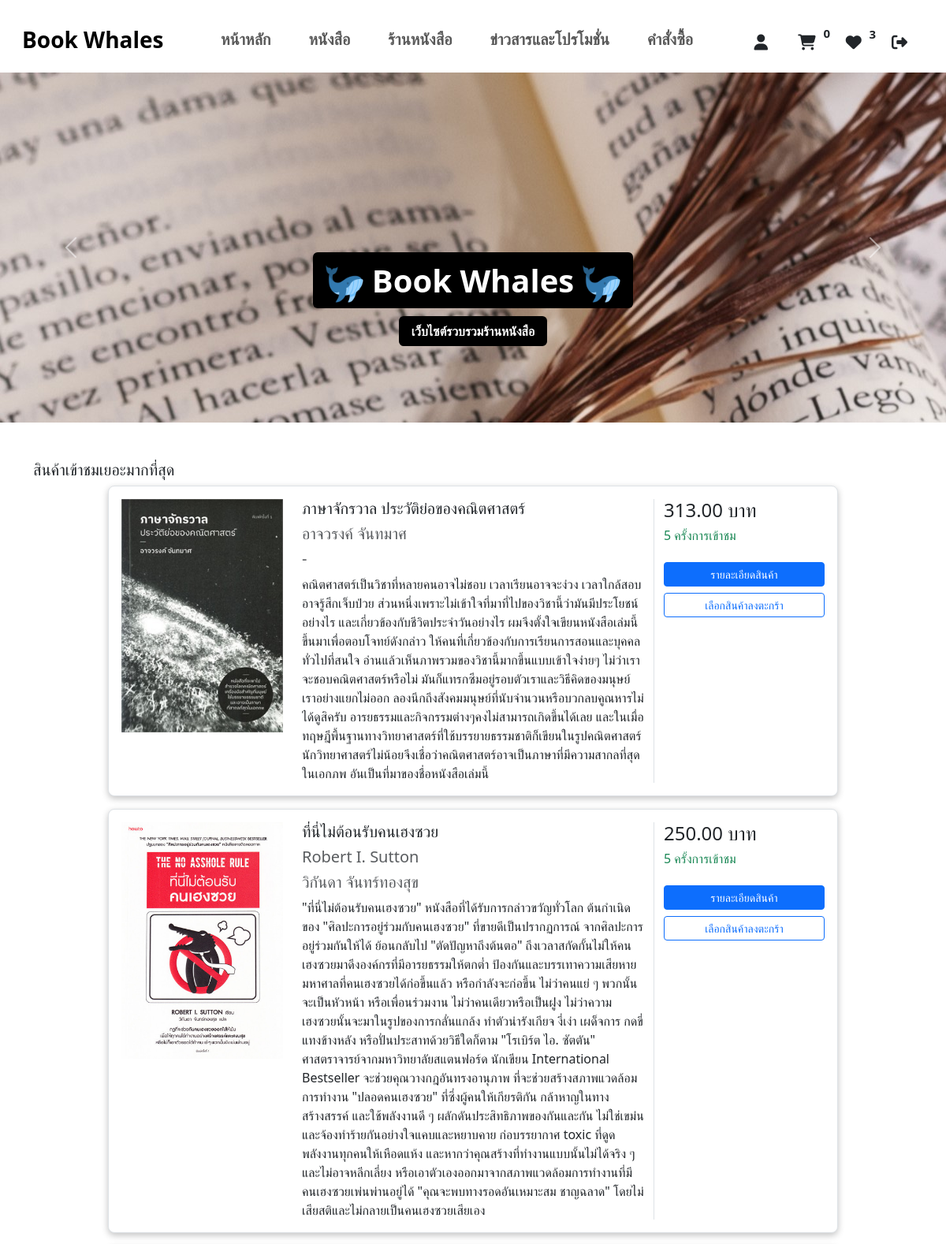
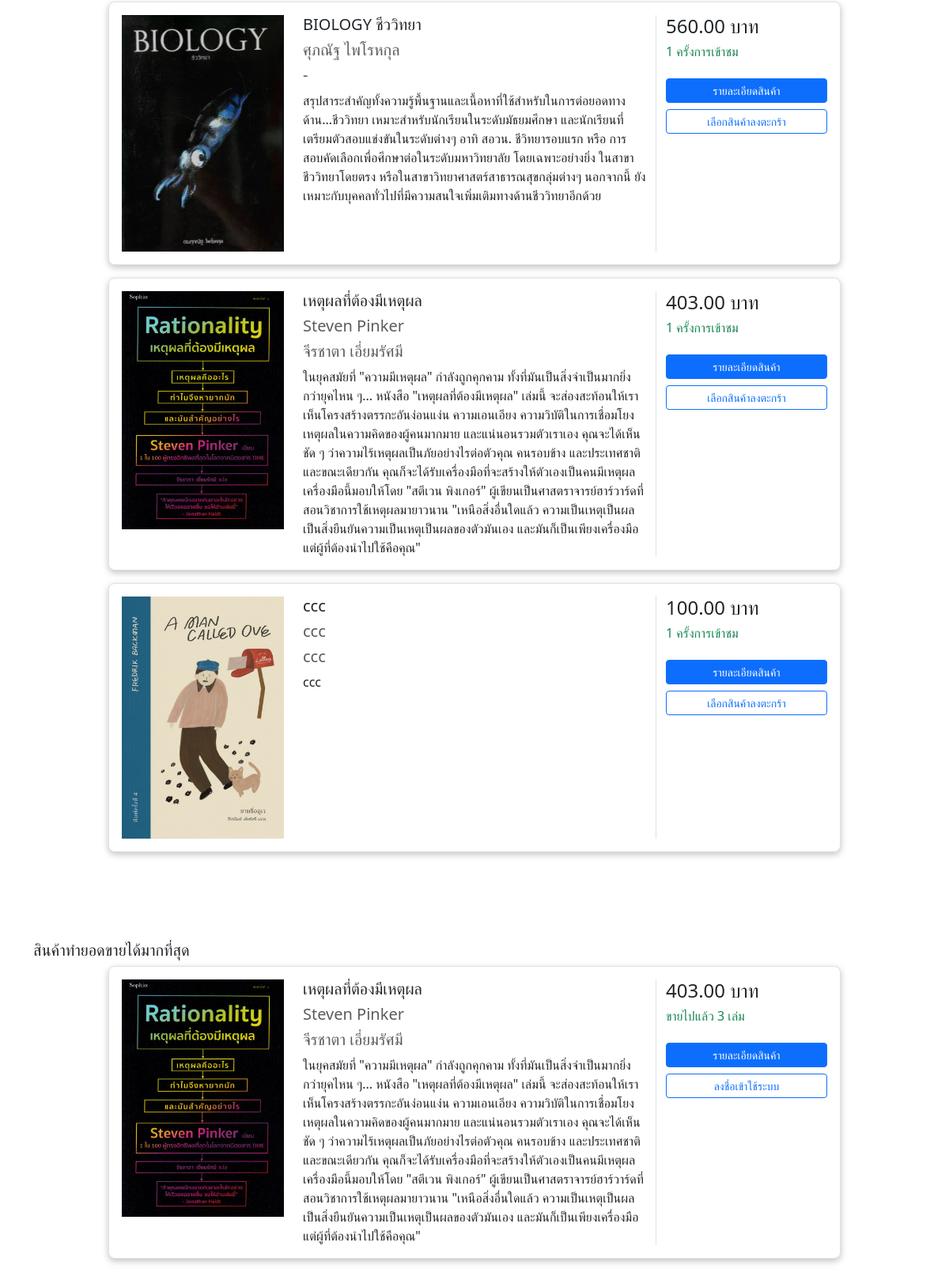
The page /buyer/buyer_index.php (signed in, upper part) on the database its author committed (2 pictures, top to bottom).
### tables this page shows
CREATE TABLE `books` (
  `book_id` int(100) NOT NULL,
  `book_name` varchar(100) NOT NULL,
  `book_img` varchar(255) NOT NULL,
  `book_author` varchar(100) NOT NULL,
  `book_translator` varchar(100) NOT NULL,
  `book_story` varchar(10000) NOT NULL,
  `book_price` decimal(10,2) NOT NULL,
  `book_stock` int(5) NOT NULL,
  `book_visit` int(20) NOT NULL,
  `stores_id` int(100) NOT NULL,
  `type_id` int(100) NOT NULL
);

CREATE TABLE `orders_detail` (
  `detail_id` int(100) NOT NULL,
  `detail_quantity` int(10) NOT NULL,
  `detail_price` decimal(10,2) NOT NULL,
  `detail_total` decimal(10,2) NOT NULL,
  `detail_status` int(11) NOT NULL DEFAULT 0,
  `detail_num` varchar(100) DEFAULT NULL,
  `detail_slip` varchar(100) DEFAULT NULL,
  `orders_id` int(100) NOT NULL,
  `book_id` int(100) NOT NULL,
  `ohistory_id` int(100) NOT NULL,
  `post_id` int(100) NOT NULL
);

### buyer/buyer_index.php (the view, shortened to what this page needs)
<?php
require("dbconnect.php");
if (isset($_SESSION['qty'])) {
    $meQty = 0;
    foreach ($_SESSION['qty'] as $meItem) {
        $meQty = (is_numeric($meQty) ? $meQty : 0) + (is_numeric($meItem) ? $meItem : 0);
    }
} else {
    $meQty = 0;
}
$user = $_SESSION["user"];
?>
<!DOCTYPE html>
<html>
<head>
    <link href="../assets/bootstrap-5.3.0-alpha3-dist/css/bootstrap.css" rel="stylesheet">
    <link href="../assets/fontawesome/css/fontawesome.css" rel="stylesheet">
    <link href="../assets/fontawesome/css/brands.css" rel="stylesheet">
    <link href="../assets/fontawesome/css/solid.css" rel="stylesheet">
</head>
<body>
    <nav class="navbar navbar-expand-sm bg-white mx-3 mt-3">
        <div class="container-fluid">
            <a class="navbar-brand fw-bold fs-3 mb-2" href="#">Book Whales</a>
            <div class="collapse navbar-collapse" id="navbarSupportedContent">
                <ul class="navbar-nav me-auto ms-auto mb-2 mb-lg-0">
                    <li class="nav-item mx-3">
                        <a class="nav-link" href="buyer_index.php">
                            <h5 class="fw-semibold">หน้าหลัก</h5>
                        </a>
                    </li>
                    <li class="nav-item mx-3">
                        <a class="nav-link" href="buyer_books.php">
                            <h5 class="fw-semibold">หนังสือ</h5>
                        </a>
                    </li>
                    <li class="nav-item mx-3">
                        <a class="nav-link" href="buyer_store.php">
                            <h5 class="fw-semibold">ร้านหนังสือ</h5>
                        </a>
                    </li>
                    <li class="nav-item mx-3">
                        <a class="nav-link" href="promotion.php">
                            <h5 class="fw-semibold">ข่าวสารและโปรโมชั่น</h5>
                        </a>
                    </li>
                    <li class="nav-item mx-3">
                        <a class="nav-link" href="buyer_checkout.php">
                            <h5 class="fw-semibold">คำสั่งซื้อ</h5>
                        </a>
                    </li>
                </ul>
                <ul class="navbar-nav d-none d-lg-flex d-xl-flex">
                    <li class="nav-item mx-1">
                        <a href="userprofile.php" class="text-decoration-none">
                            <button class="btn btn-lg">
                                <i class="fa-solid fa-user"></i>
                            </button>
                        </a>
                        <a href="buyer_cart.php" class="text-decoration-none">
                            <button class="btn btn-lg position-relative">
                                <i class="fa-solid fa-cart-shopping"></i><span
                                    class="badge text-dark position-absolute">
                                    <?php echo $meQty; ?>
                                </span>
                            </button>
                        </a>
                        <a href="wishlist.php" class="text-decoration-none">
                            <button class="btn btn-lg">
                                <i class="fa-solid fa-heart"></i><span class="badge text-dark position-absolute mt-3">
                                    <?php
                                    $sql = "SELECT *, COUNT(*) AS wishlistitem FROM books INNER JOIN wishlist ON wishlist.book_id=books.book_id WHERE users_id = '$user'";
                                    $result = mysqli_query($connect, $sql);
                                    $row = $result->fetch_assoc();
                                    echo $row["wishlistitem"];
                                    ?>
                                </span>
                            </button>
                        </a>
                        <form method="post" class="d-inline">
                            <button type="submit" name="logout" class="btn btn-lg">
                                <i class="fa-solid fa-right-from-bracket"></i>
                            </button>
                        </form>
                    </li>
                </ul>
            </div>
        </div>
    </nav>
    <section>
        <div id="carouselExample" class="carousel slide">
            <div class="carousel-inner">
                <div class="carousel-item active overflow-hidden" style="height: 444px;">
                    <img src="../images/high-angle-open-books-teacup.jpg" class="d-block">
                    <div class="carousel-caption d-none d-md-block mb-5">
                        <h1 class="mb-4">
                            <strong class="text-white bg-black p-2 px-3 rounded"><img src="../favicon.ico"> Book Whales
                                <img src="../favicon.ico"></strong>
                        </h1>
                        <p>
                            <strong class="text-white bg-black p-2 px-3 rounded">เว็บไซต์รวบรวมร้านหนังสือ</strong>
                        </p>
                    </div>
                </div>
            </div>
            <button class="carousel-control-prev" type="button" data-bs-target="#carouselExample" data-bs-slide="prev">
                <span class="carousel-control-prev-icon" aria-hidden="true"></span>
            </button>
            <button class="carousel-control-next" type="button" data-bs-target="#carouselExample" data-bs-slide="next">
                <span class="carousel-control-next-icon" aria-hidden="true"></span>
            </button>
        </div>
        <div class="container py-5">
            <h5 class="mb-2">สินค้าเข้าชมเยอะมากที่สุด</h5>
            <?php
            $sql = "SELECT * FROM books ORDER BY book_visit DESC LIMIT 5;";
            $result = mysqli_query($connect, $sql);
            while ($row = $result->fetch_assoc()) {
                ?>
                <div class="row justify-content-center mb-3">
                    <div class="col-md-12 col-xl-10">
                        <div class="card shadow-0 border rounded-3">
                            <div class="card-body">
                                <div class="row">
                                    <div class="col-md-12 col-lg-3 col-xl-3 mb-4 mb-lg-0">
                                        <div class="bg-image hover-zoom ripple rounded ripple-surface">
                                            <img src="<?php echo $row["book_img"]; ?>" class="w-100" />
                                        </div>
                                    </div>
                                    <div class="col-md-6 col-lg-6 col-xl-6">
                                        <h5>
                                            <?php echo $row["book_name"]; ?>
                                        </h5>
                                        <div class="mt-1 mb-0 text-muted small">
                                            <h5>
                                                <?php echo $row["book_author"]; ?>
                                            </h5>
                                        </div>
                                        <div class="mb-2 text-muted small">
                                            <h5>
                                                <?php echo $row["book_translator"]; ?>
                                            </h5>
                                        </div>
                                        <p class="text-truncate mb-4 mb-md-0 text-wrap">
                                            <?php echo $row["book_story"]; ?>
                                        </p>
                                    </div>
                                    <div class="col-md-6 col-lg-3 col-xl-3 border-sm-start-none border-start">
                                        <div class="d-flex flex-row align-items-center mb-1">
                                            <h4 class="mb-1 me-1">
                                                <?php echo $row["book_price"] . " บาท" ?>
                                            </h4>
                                        </div>
                                        <h6 class="text-success">
                                            <?php echo $row["book_visit"] . " ครั้งการเข้าชม" ?>
                                        </h6>
                                        <div class="d-flex flex-column mt-4">
                                            <a href="books_detail.php?book=<?php echo $row["book_id"] ?>">
                                            <a href="buyer_books_detail.php?book=<?php echo $row["book_id"] ?>">
                                                <button class="btn btn-primary btn-sm w-100"
                                                    type="button">รายละเอียดสินค้า</button>
                                            </a>
                                            <a href="buyer_updatecart.php?itemId=<?php echo $row["book_id"]; ?>">
                                                <button class="btn btn-outline-primary btn-sm mt-2 w-100" type="button">
                                                    เลือกสินค้าลงตะกร้า
                                                </button>
                                            </a>
                                        </div>
                                    </div>
                                </div>
                            </div>
                        </div>
                    </div>
                </div>
                <?php
            }
            ?>
        </div>
        <div class="container py-5">
            <h5 class="mb-2">สินค้าทำยอดขายได้มากที่สุด</h5>
            <?php
            $sql = "SELECT *, COUNT(orders_detail.book_id) AS total FROM orders_detail INNER JOIN books ON orders_detail.book_id = books.book_id
            GROUP BY orders_detail.book_id ORDER BY COUNT(orders_detail.book_id) DESC LIMIT 5";
            $result = mysqli_query($connect, $sql);
            while ($row = $result->fetch_assoc()) {
                ?>
                <div class="row justify-content-center mb-3">
                    <div class="col-md-12 col-xl-10">
                        <div class="card shadow-0 border rounded-3">
                            <div class="card-body">
                                <div class="row">
                                    <div class="col-md-12 col-lg-3 col-xl-3 mb-4 mb-lg-0">
                                        <div class="bg-image hover-zoom ripple rounded ripple-surface">
                                            <img src="<?php echo $row["book_img"]; ?>" class="w-100" />
                                        </div>
                                    </div>
                                    <div class="col-md-6 col-lg-6 col-xl-6">
                                        <h5>
                                            <?php echo $row["book_name"]; ?>
                                        </h5>
                                        <div class="mt-1 mb-0 text-muted small">
                                            <h5>
                                                <?php echo $row["book_author"]; ?>
                                            </h5>
                                        </div>
                                        <div class="mb-2 text-muted small">
                                            <h5>
                                                <?php echo $row["book_translator"]; ?>
                                            </h5>
                                        </div>
                                        <p class="text-truncate mb-4 mb-md-0 text-wrap">
                                            <?php echo $row["book_story"]; ?>
                                        </p>
                                    </div>
                                    <div class="col-md-6 col-lg-3 col-xl-3 border-sm-start-none border-start">
                                        <div class="d-flex flex-row align-items-center mb-1">
                                            <h4 class="mb-1 me-1">
                                                <?php echo $row["book_price"] . " บาท" ?>
                                            </h4>
                                        </div>
                                        <h6 class="text-success">
                                            <?php echo "ขายไปแล้ว " . $row["total"] . " เล่ม" ?>
                                        </h6>
                                        <div class="d-flex flex-column mt-4">
                                            <a href="books_detail.php?book=<?php echo $row["book_id"] ?>">
                                            <a href="buyer_books_detail.php?book=<?php echo $row["book_id"] ?>">
                                                <button class="btn btn-primary btn-sm w-100"
                                                    type="button">รายละเอียดสินค้า</button>
                                            </a>
                                            <a href="loginform.php">
                                                <button class="btn btn-outline-primary btn-sm mt-2 w-100" type="button">
                                                    ลงชื่อเข้าใช้ระบบ
                                                </button>
                                            </a>
                                        </div>
                                    </div>
                                </div>
                            </div>
                        </div>
                    </div>
                </div>
                <?php
            }
            ?>
        </div>
    </section>
</body>
</html>

### buyer/buyer_index.php (style rules this page uses)
.carousel-item { height: 50vh; }
.card { box-shadow: rgba(0, 0, 0, 0.24) 0px 3px 8px; }

### rows shown on the page
books: book_img (picture), book_name "ภาษาจักรวาล ประวัติย่อของคณิตศาสตร์", book_author "อาจวรงค์ จันทมาศ", book_translator "-", book_story "คณิตศาสตร์เป็นวิชาที่หลายคนอาจไม่ชอบ เวลาเรียนอาจจะง่วง เวลาใกล้สอบอาจรู้สึกเจ็บป่วย ส่วนหนึ่งเพราะไม่เข้าใจที่มาที่ไปของวิชานี้ว่ามันมีประโยชน์อย่างไร และเกี่ยวข้องกับชีวิตประจำวันอย่างไร ผมจึงตั้งใจเขียนหนังสือเล่มนี้ขึ้นมาเพื่อตอบโจทย์ดังกล่าว ให้คนที่เกี่ยวข้องกับการเรียนการสอนและบุคคลทั่วไปที่สนใจ อ่านแล้วเห็นภาพรวมของวิชานี้มากขึ้นแบบเข้าใจง่ายๆ ไม่ว่าเราจะชอบคณิตศาสตร์หรือไม่ มันก็แทรกซึมอยู่รอบตัวเราและวิธีคิดของมนุษย์เราอย่างแยกไม่ออก ลองนึกถึงสังคมมนุษย์ที่นับจำนวนหรือบวกลบคูณหารไม่ได้ดูสิครับ อารยธรรมและกิจกรรมต่างๆคงไม่สามารถเกิดขึ้นได้เลย และในเมื่อทฤษฎีพื้นฐานทางวิทยาศาสตร์ที่ใช้บรรยายธรรมชาติก็เขียนในรูปคณิตศาสตร์…", book_price "313.00", book_visit "5"
books: book_img (picture), book_name "ที่นี่ไม่ต้อนรับคนเฮงซวย", book_author "Robert I. Sutton", book_translator "วิกันดา จันทร์ทองสุข", book_story "\"ที่นี่ไม่ต้อนรับคนเฮงซวย\" หนังสือที่ได้รับการกล่าวขวัญทั่วโลก ต้นกำเนิดของ \"ศิลปะการอยู่ร่วมกับคนเฮงซวย\" ที่ขายดีเป็นปรากฏการณ์ จากศิลปะการอยู่ร่วมกันให้ได้ ย้อนกลับไป \"ตัดปัญหาถึงต้นตอ\" ถึงเวลาสกัดกั้นไม่ให้คนเฮงซวยมาดึงองค์กรที่มีอารยธรรมให้ตกต่ำ ป้องกันและบรรเทาความเสียหายมหาศาลที่คนเฮงซวยได้ก่อขึ้นแล้ว หรือกำลังจะก่อขึ้น ไม่ว่าคนแย่ ๆ พวกนั้นจะเป็นหัวหน้า หรือเพื่อนร่วมงาน ไม่ว่าคนเดียวหรือเป็นฝูง ไม่ว่าความเฮงซวยนั้นจะมาในรูปของการกลั่นแกล้ง ทำตัวน่ารังเกียจ งี่เง่า เผด็จการ กดขี่ แทงข้างหลัง หรือปั่นประสาทด้วยวิธีใดก็ตาม \"โรเบิร์ต ไอ. ซัตตัน\" ศาสตราจารย์จากมหาวิทยาลัยสแตนฟอร์ด นักเขียน International Bestseller จะช่วยคุณวางกฎอันทรงอานุภาพ ที่จะช่วยสร้างสภาพแวดล้อมการทำงาน…", book_price "250.00", book_visit "5"
books: book_img (picture), book_name "BIOLOGY ชีววิทยา", book_author "ศุภณัฐ ไพโรหกุล", book_translator "-", book_story "สรุปสาระสำคัญทั้งความรู้พื้นฐานและเนื้อหาที่ใช้สำหรับในการต่อยอดทางด้าน...ชีววิทยา เหมาะสำหรับนักเรียนในระดับมัธยมศึกษา และนักเรียนที่เตรียมตัวสอบแข่งขันในระดับต่างๆ อาทิ สอวน. ชีวิทยารอบแรก หรือ การสอบคัดเลือกเพื่อศึกษาต่อในระดับมหาวิทยาลัย โดยเฉพาะอย่างยิ่ง ในสาขาชีววิทยาโดยตรง หรือในสาขาวิทยาศาสตร์สาธารณสุขกลุ่มต่างๆ นอกจากนี้ ยังเหมาะกับบุคคลทั่วไปที่มีความสนใจเพิ่มเติมทางด้านชีววิทยาอีกด้วย", book_price "560.00", book_visit "1"
books: book_img (picture), book_name "เหตุผลที่ต้องมีเหตุผล", book_author "Steven Pinker", book_translator "จีรชาตา เอี่ยมรัศมี", book_story "ในยุคสมัยที่ \"ความมีเหตุผล\" กำลังถูกคุกคาม ทั้งที่มันเป็นสิ่งจำเป็นมากยิ่งกว่ายุคไหน ๆ... หนังสือ \"เหตุผลที่ต้องมีเหตุผล\" เล่มนี้ จะส่องสะท้อนให้เราเห็นโครงสร้างตรรกะอันง่อนแง่น ความเอนเอียง ความวิบัติในการเชื่อมโยงเหตุผลในความคิดของผู้คนมากมาย และแน่นอนรวมตัวเราเอง คุณจะได้เห็นชัด ๆ ว่าความไร้เหตุผลเป็นภัยอย่างไรต่อตัวคุณ คนรอบข้าง และประเทศชาติ และขณะเดียวกัน คุณก็จะได้รับเครื่องมือที่จะสร้างให้ตัวเองเป็นคนมีเหตุผล เครื่องมือนี้มอบให้โดย \"สตีเวน พิงเกอร์\" ผู้เขียนเป็นศาสตราจารย์ฮาร์วาร์ดที่สอนวิชาการใช้เหตุผลมายาวนาน \"เหนือสิ่งอื่นใดแล้ว ความเป็นเหตุเป็นผลเป็นสิ่งยืนยันความเป็นเหตุเป็นผลของตัวมันเอง และมันก็เป็นเพียงเครื่องมือ แต่ผู้ที่ต้องนำไปใช้คือคุณ\"", book_price "403.00", book_visit "1"
books: book_img (picture), book_name "ccc", book_author "ccc", book_translator "ccc", book_story "ccc", book_price "100.00", book_visit "1"
orders_detail: book.book_img (picture), book.book_name "เหตุผลที่ต้องมีเหตุผล", book.book_author "Steven Pinker", book.book_translator "จีรชาตา เอี่ยมรัศมี", book.book_story "ในยุคสมัยที่ \"ความมีเหตุผล\" กำลังถูกคุกคาม ทั้งที่มันเป็นสิ่งจำเป็นมากยิ่งกว่ายุคไหน ๆ... หนังสือ \"เหตุผลที่ต้องมีเหตุผล\" เล่มนี้ จะส่องสะท้อนให้เราเห็นโครงสร้างตรรกะอันง่อนแง่น ความเอนเอียง ความวิบัติในการเชื่อมโยงเหตุผลในความคิดของผู้คนมากมาย และแน่นอนรวมตัวเราเอง คุณจะได้เห็นชัด ๆ ว่าความไร้เหตุผลเป็นภัยอย่างไรต่อตัวคุณ คนรอบข้าง และประเทศชาติ และขณะเดียวกัน คุณก็จะได้รับเครื่องมือที่จะสร้างให้ตัวเองเป็นคนมีเหตุผล เครื่องมือนี้มอบให้โดย \"สตีเวน พิงเกอร์\" ผู้เขียนเป็นศาสตราจารย์ฮาร์วาร์ดที่สอนวิชาการใช้เหตุผลมายาวนาน \"เหนือสิ่งอื่นใดแล้ว ความเป็นเหตุเป็นผลเป็นสิ่งยืนยันความเป็นเหตุเป็นผลของตัวมันเอง และมันก็เป็นเพียงเครื่องมือ แต่ผู้ที่ต้องนำไปใช้คือคุณ\"", book.book_price "403.00", total "3"

### other values the page prints
$meQty "0"
$row["wishlistitem"] "3"
